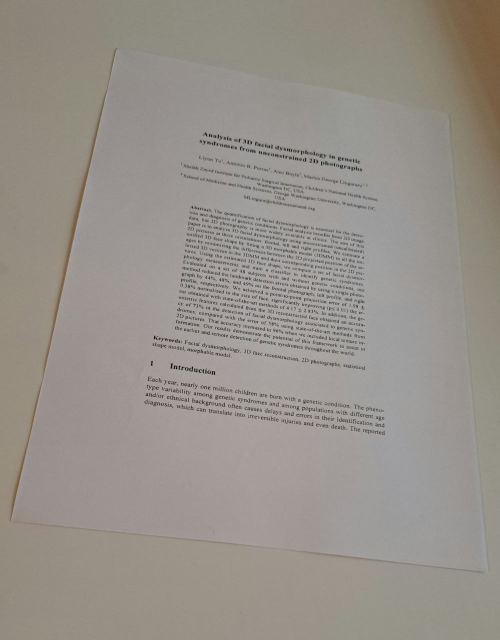
#> input picture lesson3/document.jpg, 1000 x 1280 px (shown at 1/2 size)
$ jupyter execute --allow-errors 'Лабораторная работа.ipynb'   (shell and % lines are left out)
#> lines starting #> are read from the running program, lines starting #| are printed output that depends on the picture
Задание лабораторной работы основано на материалах домашнего задания по курсу от DeepSchool 3DCV

https://deepschool.ru/3dcv

### Установка пакетов

Начнем с установки необходимых пакетов python. Ничего необычного не понадобится - обычные numpy, cv2, matplotlib

[cell 1]
# !pip install numpy
# !pip install opencv-python
# !pip install matplotlib

Теперь можно импортировать

[cell 2]
import numpy as np
import cv2
import matplotlib.pyplot as plt
plt.rcParams['figure.figsize'] = [15, 10]

[cell 3]
def load_image(path: str) -> np.ndarray:
#> called with path = 'document.jpg'
    image = cv2.imread(path, cv2.IMREAD_COLOR)
#> image is the input picture: shape (1280, 1000, 3); mean B, G, R 138.7, 145.6, 151
    image = cv2.cvtColor(image, cv2.COLOR_BGR2RGB)
    return image

### Гомография

Используя полученные на занятии новые знания, сделаем простейший выравниватель документов. Для начала нам нужна фотография документа, который мы будем выравнивать. Сделайте фотографию самостоятельно или найдите пример в интернете.

[cell 4]
image = load_image("document.jpg")
plt.imshow(image)
plt.show()

Для начала нам нужно определить углы документа. Их можно найти автоматически, но предлагаем не отвлекаться на эту задачу. Поэтому сделаем это просто руками. Отсчет ведем от левого верхнего угла и по часовой стрелке

[cell 5]
pts_src = np.array([[234, 96], [896, 228], [977, 1145], [20, 1040]])

[cell 6]
image.shape
#> Out = (1280, 1000, 3)

Далее нужно определить, в какие точки мы будем отображать эти углы - сделайте это самостоятельно. Предполагается, что в итоге мы хотим увидеть прямоугольник

[cell 7]
pts_dst = np.array([[0, 0], [2100, 0], [2100, 2970], [0, 2970]]) # Определите желаемое положение для каждого угла

Теперь мы можем найти гомографию по четырем соответствиям между точками. Вам предлагается сделать это двумя способами - базово, с использованием OpenCV метода (пример можно найти [здесь](https://learnopencv.com/homography-examples-using-opencv-python-c/)) и продвинуто, с помощью самописной функции DLT. Можно легко найти уже написанные функции поиска гомографии с помощью DLT, поэтому снабжайте код пояснениями, чтобы было понятно, что вы разобрались, что происходит в коде.

[cell 8]
def find_homography_opencv(src_pts: np.ndarray, dst_pts: np.ndarray) -> np.ndarray:
    src_pts = np.asarray(src_pts, dtype=np.float32)
    dst_pts = np.asarray(dst_pts, dtype=np.float32)

    H, status = cv2.findHomography(src_pts, dst_pts, method=0)  # 0 = обычный DLT

    return H

# Дополнительное задание

def find_homography_custom(src_pts: np.ndarray, dst_pts: np.ndarray) -> np.ndarray:
    """
    Custom homography using DLT method.
    src_pts, dst_pts: shape (N, 2), N >= 4
    Returns H: (3, 3)
    """

    N = src_pts.shape[0]
    A = []

    for i in range(N):
        x, y = src_pts[i]
        u, v = dst_pts[i]

        A.append([-x, -y, -1,  0,  0,  0, x*u, y*u, u])
        A.append([ 0,  0,  0, -x, -y, -1, x*v, y*v, v])

    A = np.array(A, dtype=np.float64)

    U, S, Vt = np.linalg.svd(A)
    h = Vt[-1]

    H = h.reshape(3, 3)

    # Нормализация
    H = H / H[2, 2]

    return H

[cell 9]
H = find_homography_opencv(pts_src, pts_dst)
H_custom = find_homography_custom(pts_src, pts_dst)

Зная гомографию, мы можем применить ее к изображению. Опять же, предлагается начать с готового метода из OpenCV (снова предлагается [этот](https://learnopencv.com/homography-examples-using-opencv-python-c/) пример). После этого можно попробовать написать кастомное преобразование изображения с помощью гомографии.

[cell 10]
def warp_perspective_opencv(image: np.ndarray, H: np.ndarray, dsize: np.ndarray) -> np.ndarray:
    """
    image - исходное изображение
    H     - гомография (3×3)
    dsize - (width, height)
    """
#> called with H = array of shape (3, 3), dsize = (2100, 2970)
    dsize = tuple(map(int, dsize))

    return cv2.warpPerspective(
        image,
        H,
        dsize,
        flags=cv2.INTER_LINEAR,
        borderMode=cv2.BORDER_CONSTANT
    )
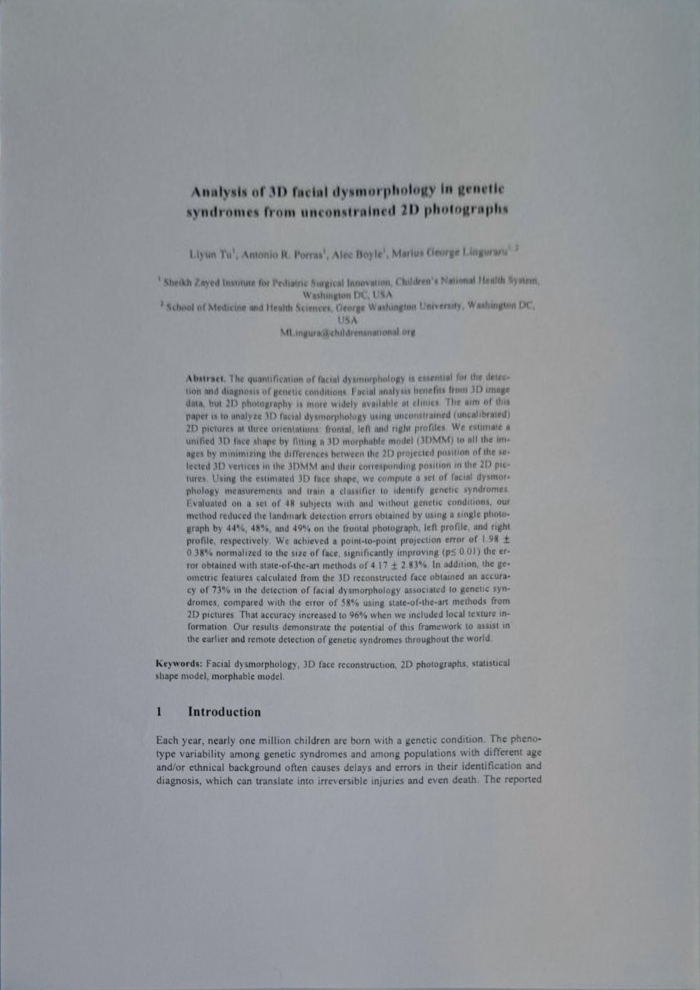
#> returned value: shape (2970, 2100, 3) (shown at 1/3 size); mean of channels 0, 1, 2 153.6, 149.6, 146.7; drawn as B, G, R


def warp_perspective_custom(image: np.ndarray, H: np.ndarray, dsize: np.ndarray) -> np.ndarray:

#> called with H = array of shape (3, 3), dsize = (2100, 2970)
    out_w, out_h = map(int, dsize)
    h, w = image.shape[:2]
#> h = 1280; w = 1000

    # Инверсия гомографии
    H_inv = np.linalg.inv(H)

    # Сетка координат выхода
    ys, xs = np.meshgrid(np.arange(out_h), np.arange(out_w), indexing='ij')

    ones = np.ones_like(xs)
    dst_hom = np.stack([xs, ys, ones], axis=-1)   # (H,W,3)

    # Преобразование в src
    src = dst_hom @ H_inv.T                       # (H,W,3)
    src_x = src[..., 0] / src[..., 2]
    src_y = src[..., 1] / src[..., 2]

    # Маска валидных координат
    valid = (
        (src_x >= 0) & (src_x < w - 1) &
        (src_y >= 0) & (src_y < h - 1)
    )

    # Целые координаты
    x0 = np.floor(src_x).astype(np.int32)
    y0 = np.floor(src_y).astype(np.int32)
    x1 = x0 + 1
    y1 = y0 + 1

    # Коэффициенты интерполяции
    dx = src_x - x0
    dy = src_y - y0

    # Ограничение выхода за границы
    x0 = np.clip(x0, 0, w - 1)
    x1 = np.clip(x1, 0, w - 1)
    y0 = np.clip(y0, 0, h - 1)
    y1 = np.clip(y1, 0, h - 1)

    # Чтение пикселей
    Ia = image[y0, x0]
    Ib = image[y0, x1]
    Ic = image[y1, x0]
    Id = image[y1, x1]

    # Билинейная интерполяция
    wa = (1 - dx) * (1 - dy)
    wb = dx * (1 - dy)
    wc = (1 - dx) * dy
    wd = dx * dy

    out = wa[..., None]*Ia + wb[..., None]*Ib + wc[..., None]*Ic + wd[..., None]*Id \
          if image.ndim == 3 else wa*Ia + wb*Ib + wc*Ic + wd*Id

    # Заполняем нулями там, где выход за изображение
    output = np.zeros_like(out)
    output[valid] = out[valid]

    return output.astype(image.dtype)

[cell 11]
dsize = (2100, 2970)
im_out = warp_perspective_opencv(image, H, dsize)
plt.imshow(im_out)
plt.show()

[cell 12]
dsize = (2100, 2970)
im_out = warp_perspective_custom(image, H_custom, dsize)
plt.imshow(im_out)
plt.show()

### Калибровка

В данном разделе вам предлагается сделать калибровку камеры своего мобильного телефона. Как мы выяснили на занятии, для этого необходима калибровочная доска. Идеальным вариантом будет вывод шахматной доски на экран компьютера, так как он является настолько плоским, насколько это возможно в быту.
Генераторов досок в интернете предостаточно, откройте, например, [этот](https://markhedleyjones.com/projects/calibration-checkerboard-collection). Далее произведите серию снимков с телефона.

Общие рекомендации:
* Делайте побольше снимков. На практике часто снимают видео, но это на ваше усмотрение. Зависит от желания заморачиваться с распаковкой кадров и прореживанием их.
* Постарайтесь захватить максимум ракурсов: ближе/дальше, выбирайте разные углы наклона, вращайте камеру, постарайтесь захватить всё поле зрение камеры.
* На каждом снимке должна быть видна вся доска.

Далее проделайте калибровку с помощью стандартных методов OpenCV, пример можно найти [здесь](https://docs.opencv.org/4.x/dc/dbb/tutorial_py_calibration.html) или в миллионе других мест.

Попробуйте убрать дисторсию с помощью функции undistort. Стало ли лучше? Если стало только хуже, обратитесь к рекомендациям по съёмке для калибровки снова.

[cell 13]
Nx, Ny = 9, 7
square_size = 1.0

objpoints = []
imgpoints = []

import glob
import tqdm
images = glob.glob("chess/*.jpg")

#> (the rest of this cell did not finish here and is left out)

[cell 14]
img = cv2.imread(images[0])
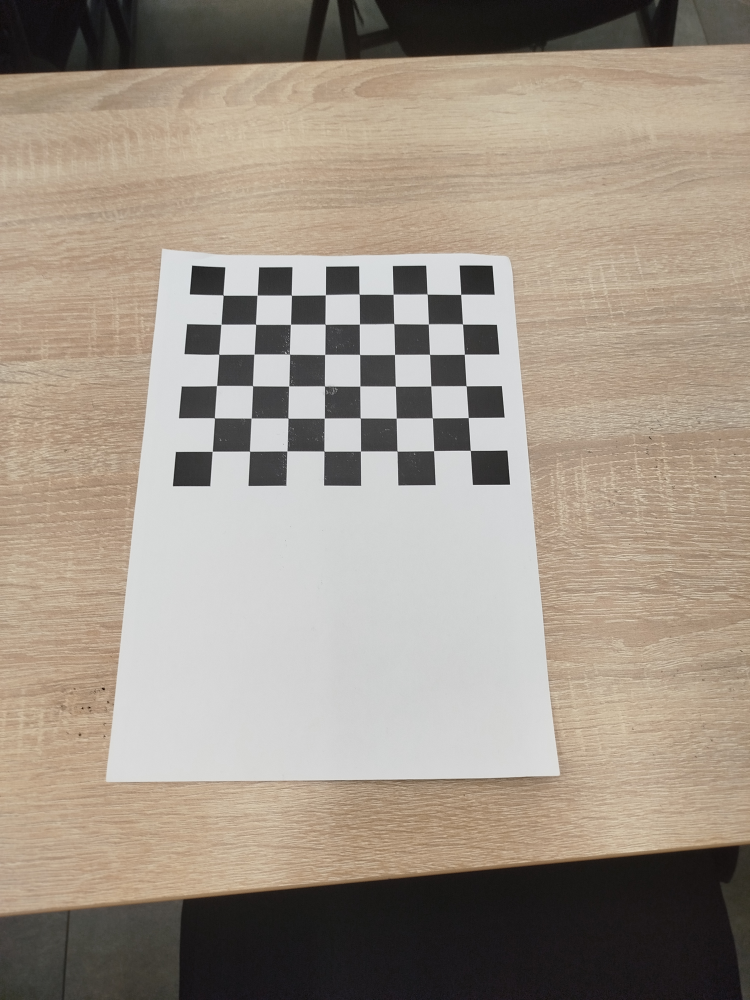
#> input picture lesson3/chess/IMG_20251129_180233.jpg, 3000 x 4000 px (shown at 1/4 size)
#> img is the input picture: shape (4000, 3000, 3); mean B, G, R 135.3, 148.2, 159.4
h, w = img.shape[:2]
#> h = 4000; w = 3000
#> (the rest of this cell did not finish here and is left out)

#> (a cell that did not finish here is left out)

### 2D/3D Преобразования

Представим, что у вас есть автомобиль, к крыше которого прикреплена RGBD камера. Такая камера снимает как обычная, но четвертым каналом она передает глубину объекта. Глубина объекта - это координаты Z объекта в системе координат камеры. Наша задача - научиться строить 3D карту по данным с сенсоров этого автомобиля.

Вам дано изображение с этой камеры в какой-то момент времени

[cell 16]
def load_image(path: str) -> np.ndarray:
#> called with path = 'image1.png'
    image = cv2.imread(path, cv2.IMREAD_COLOR)
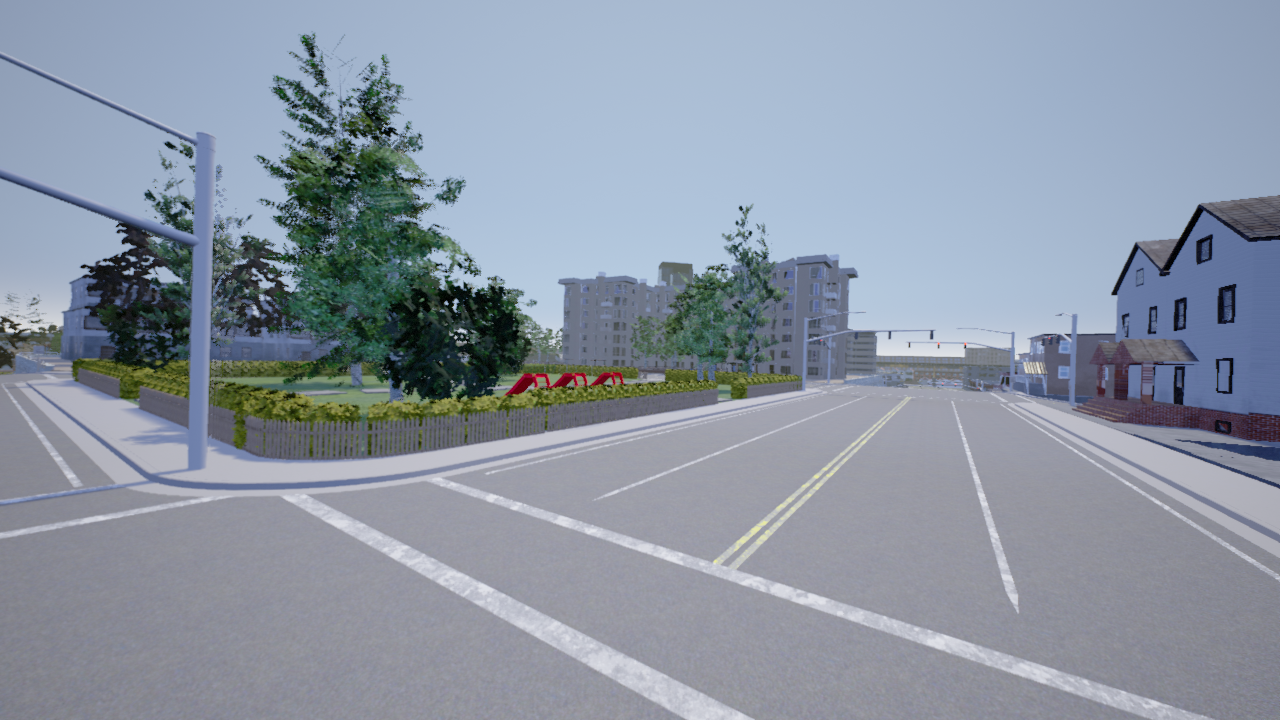
#> input picture lesson3/image1.png, 1280 x 720 px
#> image is the input picture: shape (720, 1280, 3); mean B, G, R 163.8, 149.7, 139.9
    image = cv2.cvtColor(image, cv2.COLOR_BGR2RGB)
    return image

[cell 17]
image1 = load_image("image1.png")
plt.imshow(image1)
plt.show()

А также соответствующая ей карта глубины

#> (a cell that did not finish here is left out)

Предположим, что мы заранее откалибровали наши камеры (либо калибровка указана в спецификации камеры). Вот эти данные

[cell 19]
fx = 448.1551643293023
fy = 448.1551643293023
px = 640.0
py = 360.0

Составьте из этих данных матрицу камеры (формулу можно найти в слайдах)

[cell 20]
K = np.array([
    [fx, 0,  px],
    [0,  fy, py],
    [0,   0,  1]
], dtype=np.float64)

Также далее нам пригодится обратная матрица для матрицы камеры (можно найти ее численно, но советуем воспользоваться аналитической формулой, она есть в слайдах про обратную проекцию)

[cell 21]
K_inv = np.linalg.inv(K)

Итак, у нас все готово для построения 3D карты из данных первого изображения.
Для этого нам нужна формула обратной проекции (см. презентацию).
Давайте присмотримся повнимательнее к этой формуле.
u, v - это координаты пикселя. Мы хотим построить карту из всех пикселей, поэтому нам нужно пробежаться по всем их значениям. Чтобы векторизовать дальнейшие вычисления, будем записывать все по возможности в матрицах.
points_2d - матрица, в которой 2 строки (u и v), и w * h столбцов, где w и h - размеры изображения. То есть, эта матрица будет выглядеть примерно так

| 0 | 1 | 2 | ... | w-1 | 0 | 1 | ... | w-1 |
| --- | --- | --- | --- | --- | --- | --- | --- | --- |
| 0 | 0 | 0 | ... | 0 | 1 | 1 | ... | h-1 |

[cell 22]
h, w = image1.shape[:2]
#> h = 720; w = 1280
v_coords, u_coords = np.meshgrid(np.arange(h), np.arange(w), indexing='xy')
points_2d = np.stack([u_coords.ravel(), v_coords.ravel()], axis=0)
